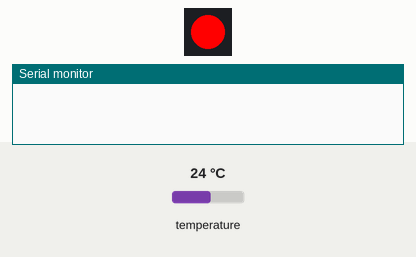
Recording of a program running on a simulated Adafruit Feather M0. Parts: 1 RGB LEDs in strip order, left to right, the last lines printed to the serial monitor. The test bench sets the inputs (shaded band); at power-on: temperature 24 °C.

Above: at 0.12 s.
At 4.12 s:
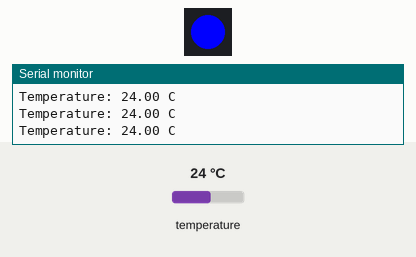
At 8.72 s:
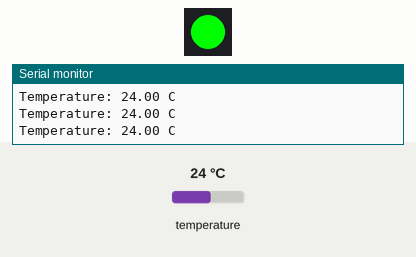
Timing chart, 0 to 9.0 s (numbered marks = the images above):
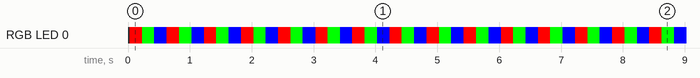

The program:

main.cpp
```cpp
#include <Arduino.h>
#include <Adafruit_DotStar.h>
#include <OneWire.h>
#include <DallasTemperature.h>
#include <TaskScheduler.h>

static constexpr uint32_t COLOR_RED = 0xFF0000;

Adafruit_DotStar dotstar_onboard(1, 41, 40);
OneWire oneWire(4);
DallasTemperature ds(&oneWire);

DeviceAddress tempDeviceAddress;

Scheduler scheduler;

void taskDotStar();
void taskDs18B20();

Task DotStar(200, TASK_FOREVER, taskDotStar);
Task Ds18B20(1000, TASK_FOREVER, taskDs18B20);

void setup()
{
  Serial.begin(115200);

  dotstar_onboard.begin();
  dotstar_onboard.show();

  ds.begin();
  ds.getAddress(tempDeviceAddress, 0);
  ds.setResolution(tempDeviceAddress, 9);

  scheduler.addTask(DotStar);
  scheduler.addTask(Ds18B20);

  DotStar.enable();
  Ds18B20.enable();
}

void loop()
{

  scheduler.execute();
}

void taskDotStar()
{
  static uint32_t color = COLOR_RED;

  dotstar_onboard.setPixelColor(0, color);
  dotstar_onboard.show();

  if ((color >>= 8) == 0)
  {
    color = COLOR_RED;
  }
}

void taskDs18B20()
{
  ds.requestTemperatures();
  float tempC = ds.getTempC(tempDeviceAddress);
  if(tempC == DEVICE_DISCONNECTED_C)
  {
    Serial.println("Error: Could not read temperature data");
    return;
  }

  Serial.print("Temperature: ");
  Serial.print(tempC);
  Serial.println(" C\n");
}
```

Measured:
- by itself, RGB LED 0: off → RGB(255, 0, 0) at 0.03 s, → RGB(0, 255, 0) 0.20 s later, → RGB(0, 0, 255) 0.20 s later, → RGB(255, 0, 0) 0.20 s later, … (650 changes in this stretch)
- by itself, everything shown: repeats every 7.8 s, in 39 steps
